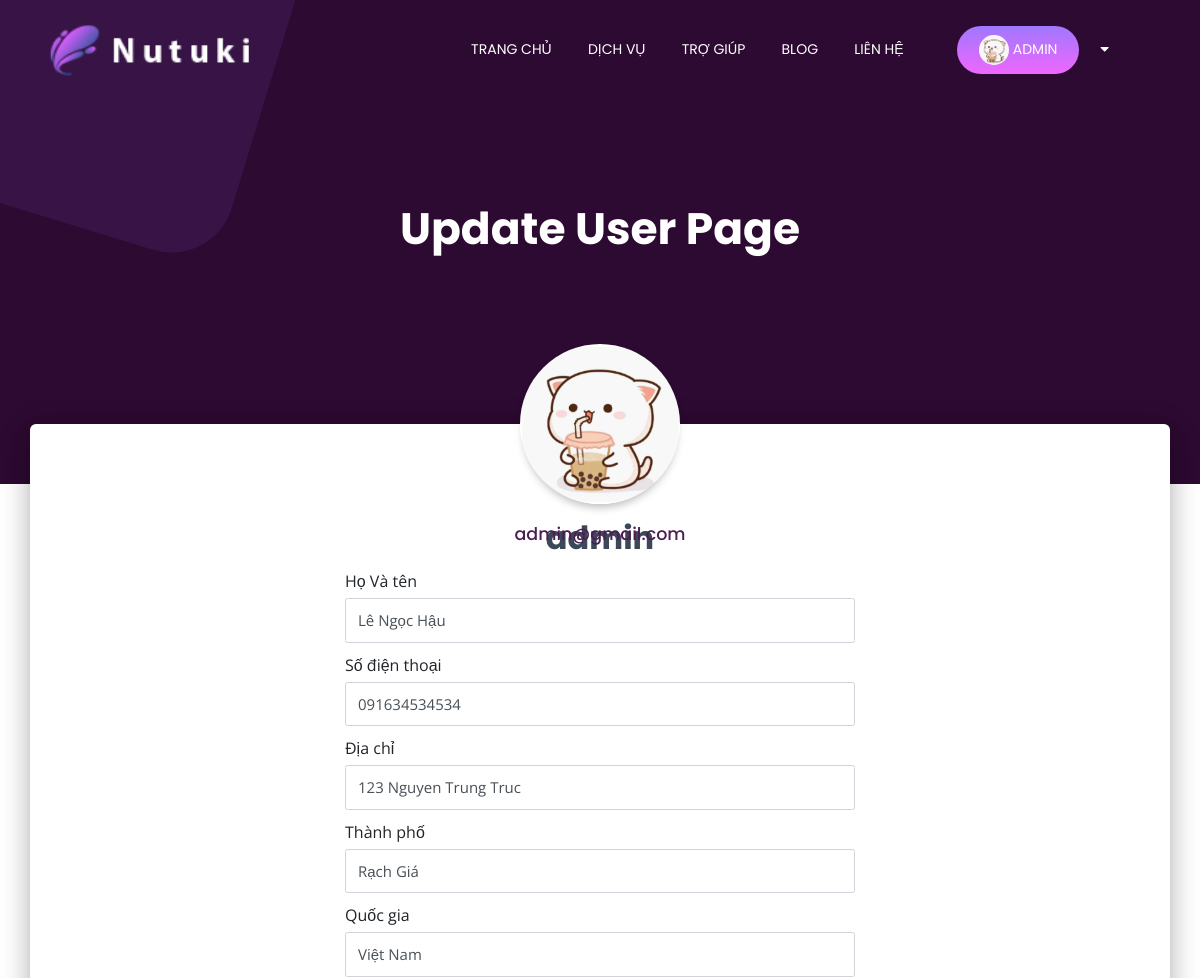
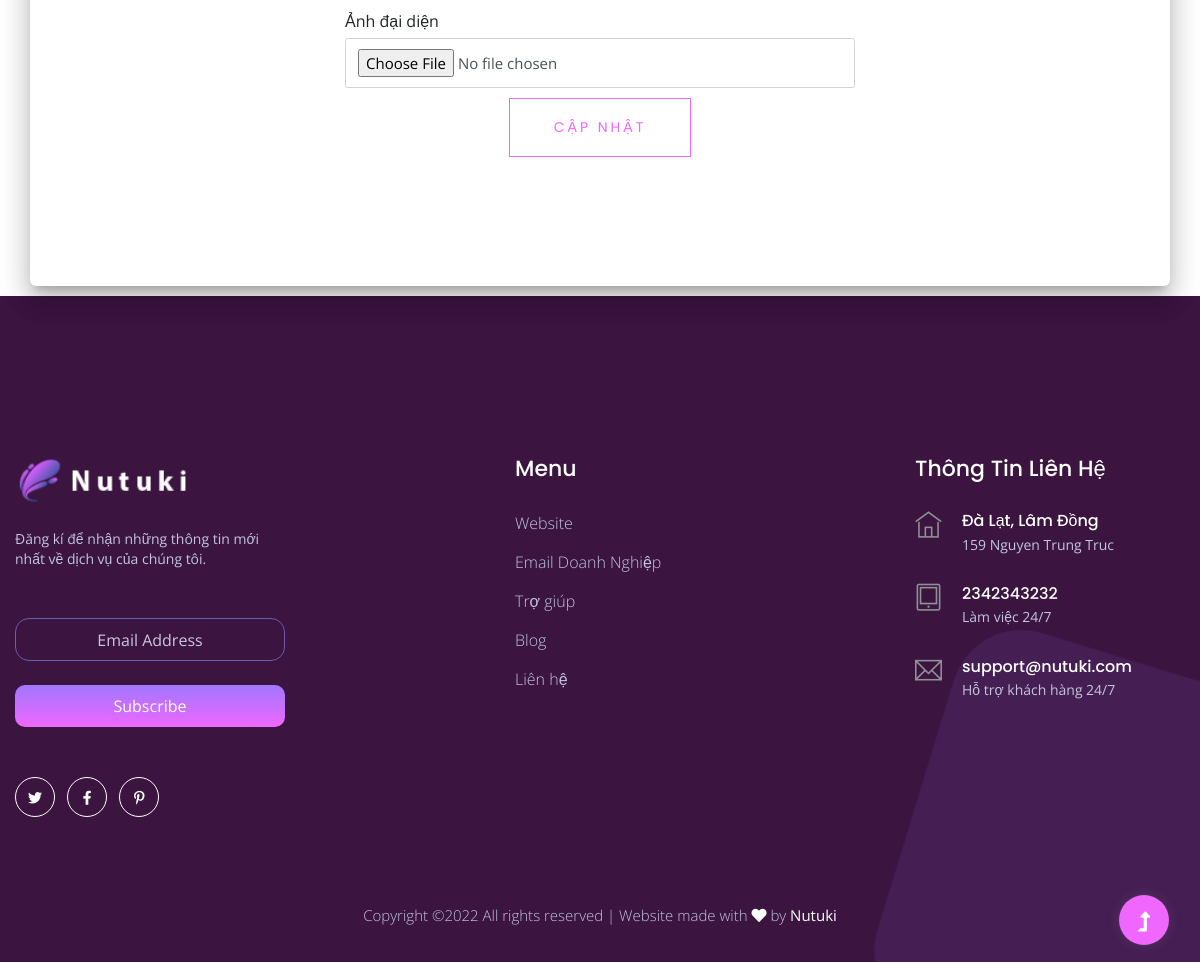
The app's page /user/userpage/updateUser (signed in) with its own data (2 pictures, top to bottom).
### user/models.py (models this page shows, shortened)
class UserProfile(models.Model):
    user = models.OneToOneField(User, on_delete=models.CASCADE)
    fullName = models.CharField('Họ Và tên',blank=False, max_length=30, default='')
    phone = models.CharField('Số điện thoại',blank=False, max_length=20)
    address = models.CharField('Địa chỉ',blank=True, max_length=150)
    city = models.CharField('Thành phố',blank=True, max_length=20)
    country = models.CharField('Quốc gia',blank=True, max_length=20)
    state = models.CharField('Trạng thái',blank=True, max_length=50)
    image = models.ImageField('Ảnh đại diện',blank=True, null=False, upload_to='images/users/')
    def image_tag(self):
        return mark_safe('<img src="{}" height="50"/>'.format(self.image.url))
    image_tag.short_description = 'Image'

### about/models.py (models this page shows, shortened)
class infoCompany(models.Model):
  companyName = models.CharField('Tên công ty', max_length=100)
  MST = models.CharField('Mã số thuế', null=True, max_length=20)
  logo = models.ImageField('Logo')
  founding = models.DateField('Ngày thành lập', null=True)
  faceBook = models.CharField('Facebook', null=True, max_length=100)
  email = models.CharField('Email', null=True, max_length=100)
  phoneNumber = models.CharField('Số điện thoại', max_length=11)
  address = models.CharField('Địa chỉ', max_length=100)
  location = models.CharField('Thành phố / Tỉnh',null=True, max_length=100)
  description = RichTextUploadingField('Mô tả')
  class Meta:
    db_table = 'info company'

### user/views.py (the view)
@login_required(login_url='/login')
def user_update(request):
    info = infoCompany.objects.get(pk=1)
    if request.method == 'POST':
        profile_form = ProfileUpdateForm(request.POST, request.FILES, instance=request.user.userprofile)
        if profile_form.is_valid():
            profile_form.save()
            return HttpResponseRedirect('/user/userpage/')
    else:
        profile_form = ProfileUpdateForm(instance=request.user.userprofile) #"userprofile" model -> OneToOneField relatinon with user
        context = {
            'info':info,
            'profile_form': profile_form
        }
    return render(request, 'update_userpage.html', context=context)

### user/forms.py
class ProfileUpdateForm(forms.ModelForm):
    class Meta:
        model = UserProfile
        fields = ('fullName', 'phone', 'address', 'city', 'country','image')
        widgets = {
            'fullName'  : TextInput(attrs={'class':"form-control-user"}),
            'phone'     : TextInput(attrs={'class':"form-control-user"}),
            'address'   : TextInput(attrs={'class':"form-control-user"}),
            'city'      : TextInput(attrs={'class':"form-control-user"}),
            'country'   : TextInput(attrs={'class':"form-control-user"}),
            'image'     : FileInput(attrs={'class':"form-control-user"}),
        }

### templates/update_userpage.html (shortened to what this page needs)
{% extends "homebase.html" %}
{% load static %}
{% block main %}
<head>
    {% load static %}
    <link rel="stylesheet" href="{% static '' %}assets/css/user_style.css">
</head>
<body class="profile-page">
    <div class="slider-area slider-bg ">
        <div class="single-slider d-flex align-items-center slider-height3">
            <div class="container">
                <div class="row align-items-center justify-content-center">
                    <div class="col-xl-8 col-lg-9 col-md-12 ">
                        <div class="hero__caption hero__caption3 text-center">
                            <h1 data-animation="fadeInLeft" data-delay=".6s ">Update User Page</h1>
                        </div>
                    </div>
                </div>
            </div>
        </div>
        <div class="slider-shape d-none d-lg-block">
            <img class="slider-shape1" src="{% static '' %}assets/img/hero/top-left-shape.png" alt="">
        </div>
    </div>
    <div class="main main-raised">
        <div class="profile-content" style="height: 105vh;">
            <div class="container">
                <div class="row">
                    <div class="col-md-6 ml-auto mr-auto">
                        <div class="profile">
                            {% if user.id is not None %}
                                <div class="avatar">
                                    <img src="{{ user.userprofile.image.url }}" alt="Circle Image" class="img-raised rounded-circle" width="160" height="160">
                                </div>
                                <div class="name">
                                    <h3 class="title">{{user.username}}</h3>
                                    <h3 style="margin-top: -3vh; margin-bottom: 3vh;">{{user.email}}</h3>
                                </div>
                            {% endif %}
                        </div>
                    </div>
                </div>
                <div class="container">
                    <div class="col-md-6 offset-md-3">
                        <form method="POST" enctype="multipart/form-data" >
                            {% for field in profile_form %}
                                <div class="form-group" >
                                    <label for="">{{ field.label }}</label>
                                    {{ field }}
                                </div>
                            {% endfor %}
                            <div class="col-md-6 ml-auto mr-auto">
                                <div class="profile">
                                    <button type="submit" class="button button-contactForm boxed-btn">Cập nhật</button>
                                </div>
                            </div>
                        </form>
                    </div>
                </div>
            </div>
        </div>
    </div>
</body>
{% endblock %}

### templates/homebase.html (shortened to what this page needs)
<!doctype html>
{% load static %}
<html class="no-js" lang="zxx">
    <head>
        <link rel="stylesheet" href="{% static '' %}assets/css/bootstrap.min.css">
        <link rel="stylesheet" href="{% static '' %}assets/css/owl.carousel.min.css">
        <link rel="stylesheet" href="{% static '' %}assets/css/slicknav.css">
        <link rel="stylesheet" href="{% static '' %}assets/css/flaticon.css">
        <link rel="stylesheet" href="{% static '' %}assets/css/progressbar_barfiller.css">
        <link rel="stylesheet" href="{% static '' %}assets/css/gijgo.css">
        <link rel="stylesheet" href="{% static '' %}assets/css/animate.min.css">
        <link rel="stylesheet" href="{% static '' %}assets/css/animated-headline.css">
        <link rel="stylesheet" href="{% static '' %}assets/css/magnific-popup.css">
        <link rel="stylesheet" href="{% static '' %}assets/css/fontawesome-all.min.css">
        <link rel="stylesheet" href="{% static '' %}assets/css/themify-icons.css">
        <link rel="stylesheet" href="{% static '' %}assets/css/slick.css">
        <link rel="stylesheet" href="{% static '' %}assets/css/nice-select.css">
        <link rel="stylesheet" href="{% static '' %}assets/css/style.css">
    </head>
    <body>
        <header>
            <div class="header-area header-transparent">
                <div class="main-header ">
                    <div class="header-bottom  header-sticky">
                        <div class="container-fluid">
                            <div class="row align-items-center">
                                <div class="col-xl-2 col-lg-2">
                                    <div class="logo">
                                        <a href="{% url 'home'%}"><img src="{% static '' %}assets/img/logo/logo_nutuki.png" alt="" width="287px"></a>
                                    </div>
                                </div>
                                <div class="col-xl-10 col-lg-10">
                                    <div class="menu-wrapper d-flex align-items-center justify-content-end">
                                        <div class="main-menu d-none d-lg-block">
                                            <nav>
                                                <ul id="navigation">
                                                    <li class="active" ><a href="{% url 'home'%}">Trang chủ</a></li>
                                                    <li>
                                                        <a href="#nutuki">Dịch vụ</a>
                                                    </li>
                                                    <li><a href="{% url 'help'%}">Trợ giúp</a></li>
                                                    <li><a href="{% url 'blogs'%}">Blog</a></li>
                                                    <li><a href="{% url 'contact'%}">Liên hệ</a></li>
                                                    {% if user.id is not None %}
                                                        <li class="button-header margin-left "><a href="{% url 'userpage' %}" class="btn" style="padding: 9px 22px !important;"><img src="{{ user.userprofile.image.url }}" alt="" width="30" style="border-radius: 50%;"> {{user.username}}</a></li>
                                                        <li >
                                                            <a href="#" ><i class="fas fa-caret-down"></i></a>
                                                        </li>
                                                    {% else %}
                                                        <li class="button-header margin-left "><a href="{% url 'register' %}" class="btn">Đăng ký</a></li>
                                                        <li ><a href="{% url 'login' %}">Đăng nhập</a></li>
                                                    {% endif %}
                                                </ul>
                                            </nav>
                                        </div>
                                    </div>
                                </div>
                                <div class="col-12">
                                </div>
                            </div>
                        </div>
                    </div>
                </div>
            </div>
        </header>
        {% block main %}
        {% endblock %}
        <footer>
            <div class="footer-wrappr " data-background="{% static '' %}assets/img/gallery/footer-bg.png">
            <div class="footer-area footer-padding ">
                <div class="container">
                    <div class="row d-flex justify-content-between">
                        <div class="col-xl-3 col-lg-4 col-md-6 col-sm-6">
                            <div class="single-footer-caption mb-50">
                                <div class="footer-logo mb-25">
                                    <a href="{% url 'home' %}"><img src="{% static '' %}assets/img/logo/logo_nutuki.png" alt="" style="width: 30vh;"></a>
                                </div>
                                <div class="footer-tittle mb-50">
                                    <p>Đăng kí để nhận những thông tin mới nhất về dịch vụ của chúng tôi.</p>
                                </div>
                                <div class="footer-form">
                                    <div id="mc_embed_signup">
                                        <form target="_blank" action="https://spondonit.us12.list-manage.com/subscribe/post?u=1462626880ade1ac87bd9c93a&amp;id=92a4423d01" method="get" class="subscribe_form relative mail_part" novalidate="true">
                                            <input type="email" name="EMAIL" id="newsletter-form-email" placeholder=" Email Address " class="placeholder hide-on-focus" onfocus="this.placeholder = ''" onblur="this.placeholder = 'Your email address'">
                                            <div class="form-icon">
                                                <button type="submit" name="submit" id="newsletter-submit" class="email_icon newsletter-submit button-contactForm">
                                                Subscribe
                                                </button>
                                            </div>
                                        </form>
                                    </div>
                                </div>
                                <div class="footer-social mt-50">
                                    <a href="#nutuki"><i class="fab fa-twitter"></i></a>
                                    <a href="#nutuki"><i class="fab fa-facebook-f"></i></a>
                                    <a href="#nutuki"><i class="fab fa-pinterest-p"></i></a>
                                </div>
                            </div>
                        </div>
                        <div class="col-xl-1 col-lg-1 col-md-1 col-sm-1"></div>
                        <div class="col-xl-2 col-lg-2 col-md-4 col-sm-5">
                            <div class="single-footer-caption mb-50">
                                <div class="footer-tittle">
                                    <h4>Menu</h4>
                                    <ul>
                                        <li><a href="{% url 'product'%}">Website</a></li>
                                        <li><a href="{% url 'email_business'%}">Email Doanh Nghiệp</a></li>
                                        <li><a href="{% url 'help'%}">Trợ giúp</a></li>
                                        <li><a href="{% url 'blogs'%}">Blog</a></li>
                                        <li><a href="{% url 'contact'%}">Liên hệ</a></li>
                                    </ul>
                                </div>
                            </div>
                        </div>
                        <div class="col-xl-1 col-lg-2 col-md-4 col-sm-5">
                        </div>
                        <div class="col-xl-3 col-lg-2 col-md-4 col-sm-5">
                            <div class="footer-tittle">
                                <h4>Thông Tin Liên Hệ</h4>
                                <div class="media contact-info" style="margin-bottom: 20px;">
                                    <span style="color: white;" class="contact-info__icon"><i class="ti-home"></i></span>
                                    <div class="media-body">
                                        <h3 style="color: white;margin-bottom: 4px;">{{info.location}}</h3>
                                        <p>{{info.address}}</p>
                                    </div>
                                </div>
                                <div class="media contact-info" style="margin-bottom: 20px;">
                                    <span style="color: white;" class="contact-info__icon"><i class="ti-tablet"></i></span>
                                    <div class="media-body">
                                        <h3 style="color: white;margin-bottom: 4px;">{{info.phoneNumber}}</h3>
                                        <p>Làm việc 24/7</p>
                                    </div>
                                </div>
                                <div class="media contact-info" style="margin-bottom: 20px;">
                                    <span style="color: white;" class="contact-info__icon"><i class="ti-email"></i></span>
                                    <div class="media-body">
                                        <h3 style="color: white;margin-bottom: 4px;">{{info.email}}</h3>
                                        <p>Hỗ trợ khách hàng 24/7</p>
                                    </div>
                                </div>
                            </div>
                        </div>
                    </div>
                </div>
                <div class="footer-bottom-area">
                    <div class="container">
                        <div class="footer-border">
                            <div class="row">
                                <div class="col-xl-12">
                                    <div class="footer-copy-right text-center">
                                        <p>
                                            Copyright &copy;<script>document.write(new Date().getFullYear());</script> All rights reserved | Website made with <i class="fa fa-heart" aria-hidden="true"></i> by <a href="https://nutuki.com" target="_blank">Nutuki</a>
                                        </p>
                                    </div>
                                </div>
                            </div>
                        </div>
                    </div>
                </div>
            </div>
        </footer>
        <div id="back-top" >
            <a title="Go to Top" href="#"> <i class="fas fa-level-up-alt"></i></a>
        </div>
    </body>
</html>

### records on screen
UserProfile: profile_form "Lê Ngọc Hậu" "091634534534" "123 Nguyen Trung Truc" "Rạch Giá" "Việt Nam"
infoCompany: location "Đà Lạt, Lâm Đồng", address "159 Nguyen Trung Truc", phoneNumber "2342343232", email "support@nutuki.com"

### other values on screen
{{ user.username }} "ADMIN"
{{ user.username }} "admin"
{{ user.email }} "admin@gmail.com"
{{ field.label }} "Họ Và tên" "Số điện thoại" "Địa chỉ" "Thành phố" "Quốc gia" "Ảnh đại diện"
